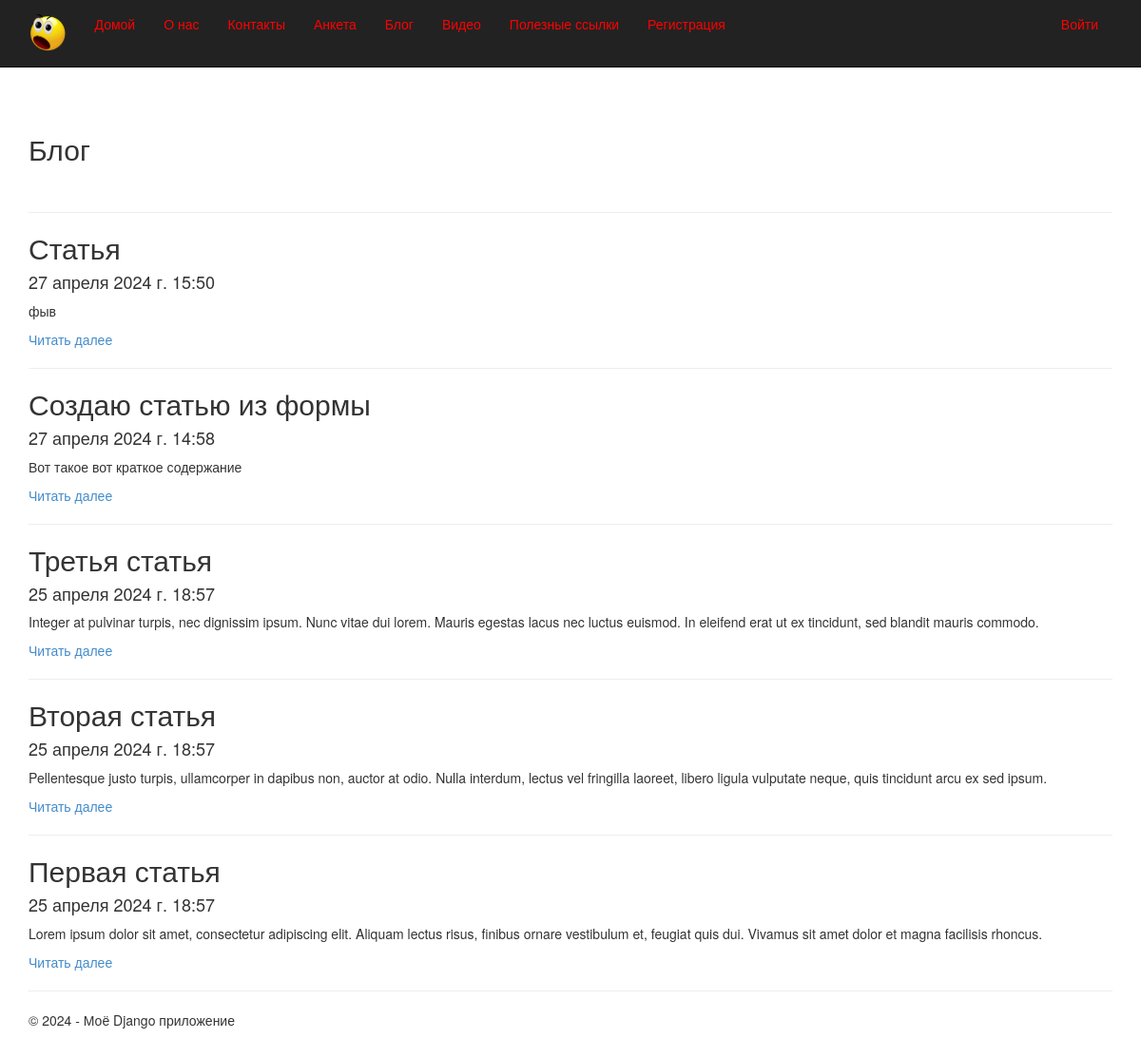
Screenshot of /blog/ with the database file from the repository.
### app/models.py (models this page shows, shortened)
class Blog(models.Model):
    title = models.CharField(max_length = 100, unique_for_date = 'posted', verbose_name = 'Заголовок')
    description = models.TextField(verbose_name = 'Краткое содержание')
    content = models.TextField(verbose_name = 'Полное модержание')
    author = models.ForeignKey(User, null=True, blank=True, on_delete = models.SET_NULL, verbose_name = "Автор")
    posted = models.DateTimeField(default = datetime.now(),
                                  db_index = True,
                                  verbose_name = 'Опубликована')
    image = models.FileField(default = "temp.jpg", verbose_name = "Путь к картинке")
    class Meta:
        db_table = "Posts"
        ordering = ["-posted"]
        verbose_name = 'статья блога'
        verbose_name_plural = 'статьи блога'

### app/views.py (the view)
# urls.py: path('blog/', app.views.blog, name='blog'),
def blog(request):
    posts = Blog.objects.all()
    assert isinstance(request, HttpRequest)
    return render (
        request,
        'app/blog.html',
        {
            'title': 'Блог',
            'posts': posts,
            'year': datetime.now().year,
        }
    )

### app/templates/app/blog.html
﻿{% extends "app/layout.html" %}
{% block content %}
<h2>{{ title }}</h2><br />
{% for post in posts %}
<hr />
<div class="">
    <h2>{{ post.title }}</h2>
    <h4>{{ post.posted }}</h4>
    <p>{{ post.description }}</p>
    <p><a href="{% url 'blogpost' parameter=post.id %}">Читать далее</a></p>
</div>
{% endfor %}
{% endblock %}

### app/templates/app/layout.html (shortened to what this page needs)
﻿<!DOCTYPE html>
<html>
<head>
    {% load static %}
    <link rel="stylesheet" type="text/css" href="{% static 'app/content/bootstrap.css' %}" />
    <link rel="stylesheet" type="text/css" href="{% static 'app/content/site.css' %}" />
</head>
<body>
    <div class="navbar navbar-inverse navbar-fixed-top">
        <div class="container">
            <div class="navbar-header">
                <a href="/" class="navbar-brand">
                    <img class="logo" src="{% static 'app/content/logo.png' %}" alt="logo" />
                </a>
            </div>
            <div class="navbar-collapse collapse">
                <ul class="nav navbar-nav">
                    <li><a href="{% url 'home' %}">Домой</a></li>
                    <li><a href="{% url 'about' %}">О нас</a></li>
                    <li><a href="{% url 'contact' %}">Контакты</a></li>
                    <li><a href="{% url 'anketa' %}">Анкета</a></li>
                    <li><a href="{% url 'blog' %}">Блог</a></li>
                    <li><a href="{% url 'videopost' %}">Видео</a></li>
                    <li><a href="{% url 'links' %}">Полезные ссылки</a></li>
                    {% if not user.is_authenticated %}
                    <li><a href="{% url 'registration' %}">Регистрация</a></li>
                    {% endif %}
                </ul>
                {% include 'app/loginpartial.html' %}
            </div>
        </div>
    </div>
    <div class="container body-content">
{% block content %}{% endblock %}
        <hr/>
        <footer>
            <p>&copy; {{ year }} - Моё Django приложение</p>
        </footer>
    </div>
</body>
</html>

### app/templates/app/loginpartial.html
﻿{% if user.is_authenticated %}
<form id="logoutForm" action="/logout/" method="post" class="navbar-right">
    {% csrf_token %}
    <ul class="nav navbar-nav navbar-right">
        <li><span class="navbar-brand">Привет, {{ user.username }}!</span></li>
        <li><a href="javascript:document.getElementById('logoutForm').submit()">Выйти</a></li>
    </ul>
</form>
{% else %}
<ul class="nav navbar-nav navbar-right">
    <li><a href="{% url 'login' %}">Войти</a></li>
</ul>
{% endif %}

### app/static/app/content/site.css (style rules this page uses)
body { padding-top: 100px; padding-bottom: 20px; }
.body-content { padding-left: 15px; padding-right: 15px; }
.logo { max-width: 40px; max-height: 40px; }

### rows the page displays
Blog: title "Статья", posted "27 апреля 2024 г. 15:50", description "фыв"
Blog: title "Создаю статью из формы", posted "27 апреля 2024 г. 14:58", description "Вот такое вот краткое содержание"
Blog: title "Третья статья", posted "25 апреля 2024 г. 18:57", description "Integer at pulvinar turpis, nec dignissim ipsum. Nunc vitae dui lorem. Mauris egestas lacus nec luctus euismod. In eleifend erat ut ex tincidunt, sed blandit mauris commodo."
Blog: title "Вторая статья", posted "25 апреля 2024 г. 18:57", description "Pellentesque justo turpis, ullamcorper in dapibus non, auctor at odio. Nulla interdum, lectus vel fringilla laoreet, libero ligula vulputate neque, quis tincidunt arcu ex sed ipsum."
Blog: title "Первая статья", posted "25 апреля 2024 г. 18:57", description "Lorem ipsum dolor sit amet, consectetur adipiscing elit. Aliquam lectus risus, finibus ornare vestibulum et, feugiat quis dui. Vivamus sit amet dolor et magna facilisis rhoncus."

### other values shown
{{ title }} "Блог"
